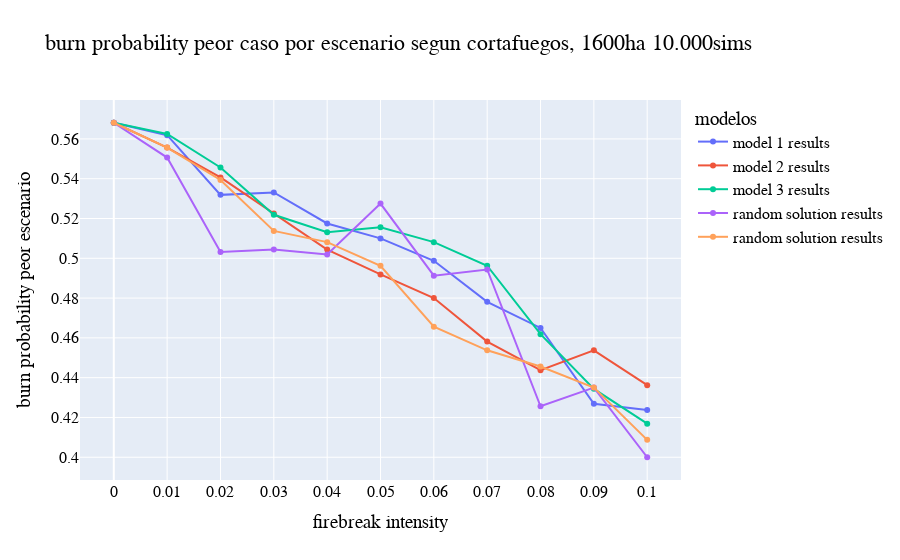

Notebook code cell kept with this figure:
### Code cell
# grafico para fo3 --------
fig = go.Figure(go.Scatter(x = intensidad, y = list(i[2] for i in m1_results), name = 'model 1 results'))

fig.add_scatter(x = intensidad, y = list(i[2] for i in m2_results), name = 'model 2 results')
fig.add_scatter(x = intensidad, y = list(i[2] for i in m3_results), name = 'model 3 results')
fig.add_scatter(x = intensidad, y = list(i[2] for i in rd_results), name = 'random solution results')
fig.add_scatter(x = intensidad, y = list(i[2] for i in rd2_results), name = 'random solution results')

fig.update_layout(
    xaxis = dict(
        tickmode = 'linear',
        tick0 = 0,
        dtick = 0.01),
    title="burn probability peor caso por escenario segun cortafuegos, 1600ha 10.000sims",
    xaxis_title="firebreak intensity",
    yaxis_title="burn probability peor escenario",
    legend_title="modelos",
    font=dict(
        family="Arial",
        size=16,
        color="Black"))

fig.show()

### Figure 1 — Plotly figure (JSON) as saved in the notebook; plotly's stock layout.template omitted (floating-point values rounded to 4 significant figures)
{"data": [{"name": "model 1 results", "type": "scatter", "x": [0, 0.01, 0.02, 0.03, 0.04, 0.05, 0.06, 0.07, 0.08, 0.09, 0.1], "y": [0.5681, 0.5619, 0.5319, 0.5331, 0.5175, 0.51, 0.4988, 0.4781, 0.465, 0.4269, 0.4238]}, {"name": "model 2 results", "type": "scatter", "x": [0, 0.01, 0.02, 0.03, 0.04, 0.05, 0.06, 0.07, 0.08, 0.09, 0.1], "y": [0.5681, 0.5556, 0.5406, 0.5225, 0.5044, 0.4919, 0.48, 0.4581, 0.4437, 0.4537, 0.4363]}, {"name": "model 3 results", "type": "scatter", "x": [0, 0.01, 0.02, 0.03, 0.04, 0.05, 0.06, 0.07, 0.08, 0.09, 0.1], "y": [0.5681, 0.5625, 0.5456, 0.5219, 0.5131, 0.5156, 0.5081, 0.4963, 0.4619, 0.4344, 0.4169]}, {"name": "random solution results", "type": "scatter", "x": [0, 0.01, 0.02, 0.03, 0.04, 0.05, 0.06, 0.07, 0.08, 0.09, 0.1], "y": [0.5681, 0.5506, 0.5031, 0.5044, 0.5019, 0.5275, 0.4913, 0.4944, 0.4256, 0.435, 0.4]}, {"name": "random solution results", "type": "scatter", "x": [0, 0.01, 0.02, 0.03, 0.04, 0.05, 0.06, 0.07, 0.08, 0.09, 0.1], "y": [0.5681, 0.5556, 0.5394, 0.5138, 0.5081, 0.4963, 0.4656, 0.4537, 0.4456, 0.435, 0.4088]}], "layout": {"font": {"color": "Black", "family": "Arial", "size": 16}, "legend": {"title": {"text": "modelos"}}, "title": {"text": "burn probability peor caso por escenario segun cortafuegos, 1600ha 10.000sims"}, "xaxis": {"dtick": 0.01, "tick0": 0, "tickmode": "linear", "title": {"text": "firebreak intensity"}}, "yaxis": {"title": {"text": "burn probability peor escenario"}}}}
